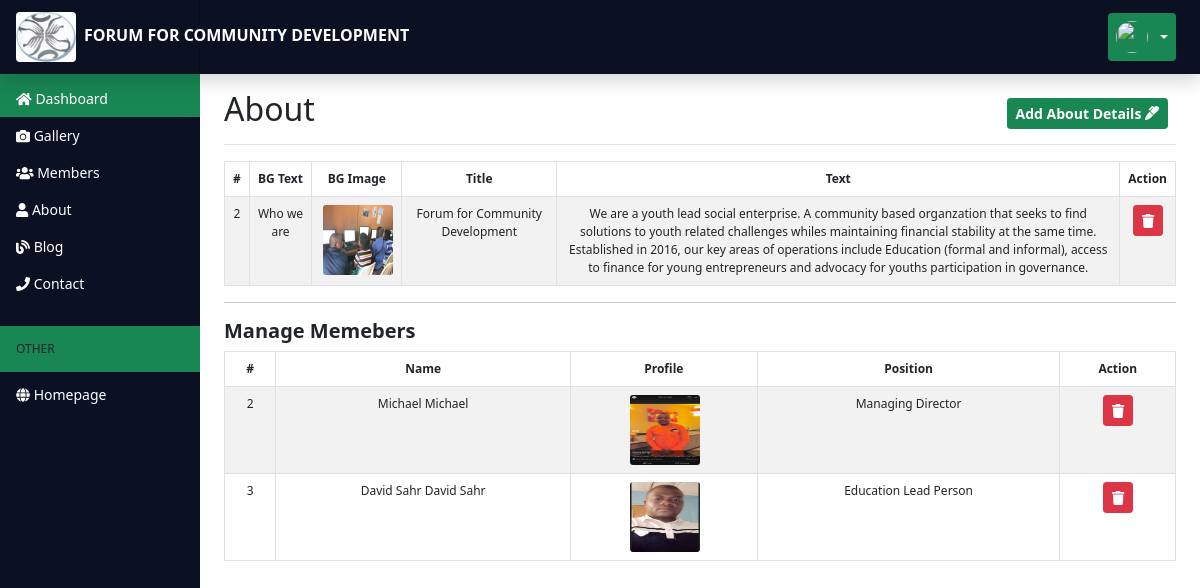
Page /admin/dashboard-about.php on the committed database.
### tables this page shows
CREATE TABLE IF NOT EXISTS `tblabout` (
  `aboutid` int(11) NOT NULL AUTO_INCREMENT,
  `bgtext` varchar(50) NOT NULL,
  `bgimage` varchar(100) NOT NULL,
  `title` varchar(50) NOT NULL,
  `text` text NOT NULL,
  PRIMARY KEY (`aboutid`)
);

CREATE TABLE IF NOT EXISTS `tblmembers` (
  `memberid` int(11) NOT NULL AUTO_INCREMENT,
  `fname` varchar(50) NOT NULL,
  `lname` varchar(50) NOT NULL,
  `profile` varchar(50) NOT NULL,
  `position` varchar(50) NOT NULL,
  `email` varchar(50) NOT NULL,
  `phone` varchar(20) NOT NULL,
  PRIMARY KEY (`memberid`)
);

### admin/dashboard-about.php (the view, shortened to what this page needs)
<?php include 'dashboard-header.php';?>
<?php include 'dashboard-sidebar.php';?>
    <main class="col-md-9 ms-sm-auto col-lg-10 px-md-4">
      <div class="d-flex justify-content-between flex-wrap flex-md-nowrap align-items-center pt-3 pb-2 mb-3 border-bottom">
        <h1 class="h2">About</h1>
          <div class="btn-group me-2">
            <button  class="btn btn-sm btn-success fw-bold"  data-bs-toggle="modal" data-bs-target="#adminContact">Add About Details <i class="fas fa-marker"></i> </button>
          </div>
      </div>
      <table class="table table-striped table-bordered table-hover table-responsive" style="font-size:12px" cellspacing="0">
          <thead>
            <tr class="text-center">
              <th>#</th>
              <th>BG Text</th>
              <th>BG Image</th>
              <th>Title</th>
              <th>Text</th>
              <th>Action</th>
            </tr>
          </thead>
          <tbody>
          <tr class="text-center">
<?php
include '../includes/config.php';
 $query = "SELECT * FROM tblabout";
 $queryrun = mysqli_query($conn, $query);
 $rowcount = mysqli_num_rows($queryrun);
 if ($rowcount > 0){
     while($row = mysqli_fetch_assoc($queryrun)){ ?>
    <td><?php echo $row['aboutid'];?></td>
    <td><?php echo $row['bgtext'];?></td>
    <td><img class="img-profile" src="../<?php echo $row['bgimage'];?>" /></td>
    <td><?php echo $row['title'];?></td>
    <td><?php echo $row['text'];?></td>
<td>
  <a href="controller.php?deleteabout=<?php echo $row['aboutid'];?>" class="text-white mr-2 text-decoration-none btn btn-danger btn-sm" onclick="return confirm('Do you want to remove this about details?')";
    title="Delete"><i class="fas fa-trash"></i> </a>
</td>
</tr>
<?php
}
 }
 ?>
          </tbody>
        </table>
        <hr>
        <h5 class="fw-bold">Manage Memebers</h5>
      <table class="table table-striped table-bordered table-hover table-responsive" style="font-size:12px" cellspacing="0">
          <thead class="text-center">
          <tr>
              <th>#</th>
              <th>Name</th>
              <th>Profile</th>
              <th>Position</th>
              <th>Action</th>
            </tr>
          </thead>
          <tbody class="text-center">
          <tr class="text-center">
<?php
include '../includes/config.php';
 $query = "SELECT * FROM tblmembers";
 $queryrun = mysqli_query($conn, $query);
 $rowcount = mysqli_num_rows($queryrun);
 if ($rowcount > 0){
     while($row = mysqli_fetch_assoc($queryrun)){ ?>
    <td><?php echo $row['memberid'];?></td>
    <td><?php echo $row['fname'].' '.$row['fname'];?></td>
    <td><img class="img-profile" src="../<?php echo $row['profile'];?>" /></td>
    <td><?php echo $row['position'];?></td>
<td>
  <a href="controller.php?deletemember=<?php echo $row['memberid'];?>" class="text-white mr-2 text-decoration-none btn btn-danger btn-sm" onclick="return confirm('Do you want to remove this member?')";
    title="Delete"><i class="fas fa-trash"></i> </a>
</td>
</tr>
<?php
}
 }
 ?>
          </tbody>
        </table>
    </main>
  </div>
</div>
<?php include 'dashboard-footer.php';?>

### assets/css/dashboard.css (style rules this page uses)
:root { --bs-blue: #0d6efd; --bs-indigo: #6610f2; --bs-purple: #6f42c1; --bs-pink: #d63384; --bs-red: #dc3545; --bs-orange: #fd7e14; --bs-yellow: #ffc107; --bs-green: #198754; --bs-teal: #20c997; --bs-cyan: #0dcaf0; --bs-white: #fff; --bs-gray: #6c757d; --bs-gray-dark: #343a40; --bs-primary: #0d6efd; --bs-secondary: #6c757d; --bs-success: #198754; --bs-info: #0dcaf0; --bs-warning: #ffc107; --bs-danger: #dc3545; --bs-light: #f8f9fa; --bs-dark: #212529; --dark: #0c1023; --bs-font-sans-serif: system-ui,-apple-system,"Segoe UI",Roboto,"Helvetica Neue",Arial,"Noto Sans","Liberation Sans",sans-serif,"Apple Color Emoji","Segoe UI Emoji","Segoe UI Symbol","Noto Color Emoji"; --bs-font-monospace: SFMono-Regular,Menlo,Monaco,Consolas,"Liberation Mono","Courier New",monospace; --bs-gradient: linear-gradient(180deg, rgba(255, 255, 255, 0.15), rgba(255, 255, 255, 0)); }
body { font-size: .875rem; }
.img-profile { width: 70px !important; height: 70px !important; margin-left: 3px; border-radius: 3px; }
.text-center { text-align: center !important; }

### rows in the picture
tblabout: aboutid "2", bgtext "Who we are", bgimage (picture), title "Forum for Community Development", text "We are a youth lead social enterprise. A community based organzation that seeks to find solutions to youth related challenges whiles maintaining financial stability at the same time. Established in 2016, our key areas of operations include Education (formal and informal), access to finance for young entrepreneurs and advocacy for youths participation in governance."
tblmembers: memberid "2", fname "Michael", profile (picture), position "Managing Director"
tblmembers: memberid "3", fname "David Sahr", profile (picture), position "Education Lead Person"
